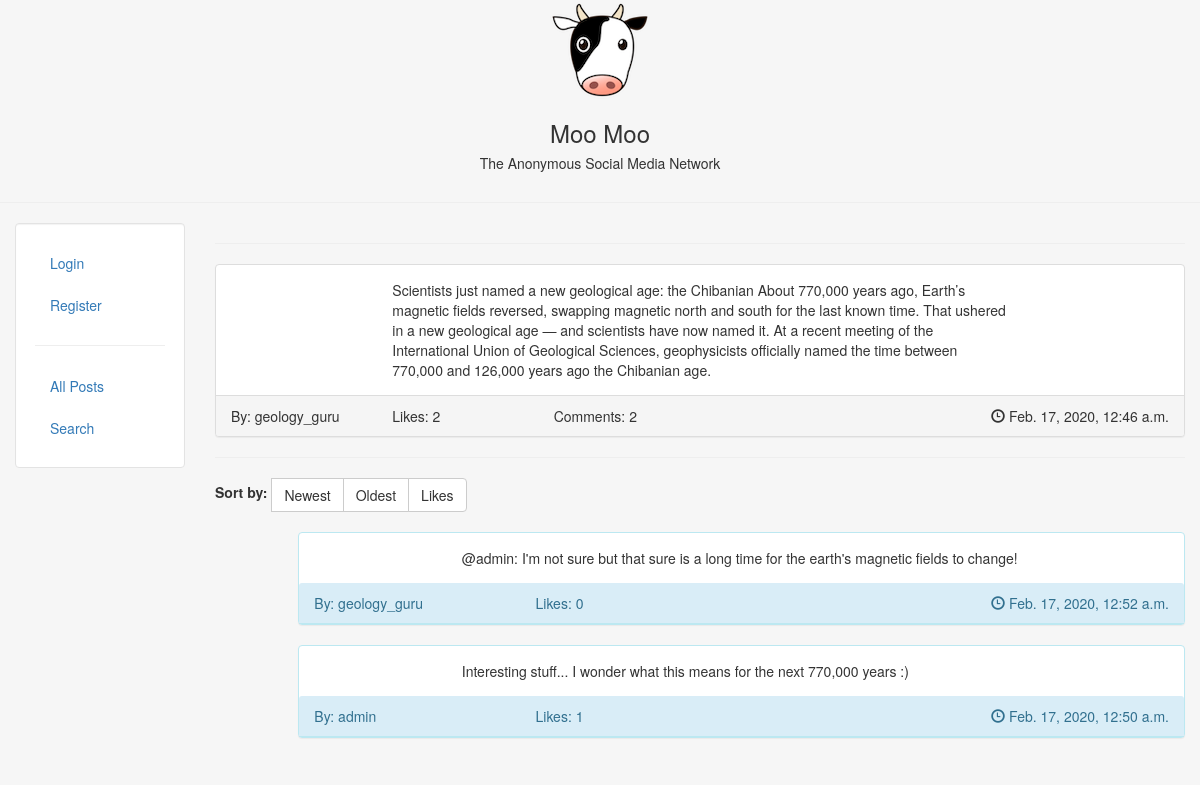
The app's page /49 with its own data.
### myapp/models.py (models this page shows, shortened)
class Post(models.Model):
    user = models.ForeignKey(User, on_delete=models.CASCADE)
    body = models.TextField(max_length=200, blank=False)
    date = models.DateTimeField(auto_now_add=True, blank=True)
    votes = models.IntegerField(default=0)
    comments = models.IntegerField(default=0)

class Comment(models.Model):
    post = models.ForeignKey(Post, on_delete=models.CASCADE, default=0)
    user = models.ForeignKey(User, on_delete=models.CASCADE)
    body = models.TextField(max_length=100, blank=False)
    date = models.DateTimeField(auto_now_add=True, blank=True)
    votes = models.IntegerField(default=0)

### myapp/views.py (the view, shortened to what this page needs)
# urls.py: url(r'^(?P<pk>\d+)$', views.post, name='post'),
def post(request, pk):
    post = Post.objects.get(pk=pk)
    form = CommentForm()
    sort = '-date'  # descending is default
    comments = Comment.objects.filter(post=post).order_by(sort)
    args = {'post': post, 'form': form, 'comments': comments}
    return render(request, 'post.html', args)

### myapp/templates/post.html (shortened to what this page needs)
{% extends "base.html" %}
{% block content %}
    <hr>
    <div class="panel panel-default">
        <div class="panel-body">
            <div class="row">
                <div class="col-md-2">
                </div>
                <div class="col-md-8">{{ post.body }}</div>
                <div class="col-md-2">
                </div>
            </div>
        </div>
        <div class="panel-footer">
            <div class="row">
                <div class="col-sm-2">
                    By: {{ post.user }}
                </div>
                <div class="col-sm-2">
                    Likes: {{ post.votes }}
                </div>
                <div class="col-sm-2">
                    Comments: {{ post.comments }}
                </div>
                <div class="col-sm-6 text-right">
                    <i class="glyphicon glyphicon-time"></i>
                    {{ post.date }}
                </div>
            </div>
        </div>
    </div>
    <hr>
    <form method="POST">
        <label>Sort by: </label>
        <div class="btn-group" role="group" aria-label="sort">
            <button class="btn btn-default" name="newest">Newest</button>
            <button class="btn btn-default" name="oldest">Oldest</button>
            <button class="btn btn-default" name="likes">Likes</button>
        </div>
    </form>
    <br>
    {% for comment in comments %}
        <div class="row">
            <div class="col-md-1"></div>
            <div class="col-md-11">
                <div class="panel panel-info">
                    <div class="panel-body">
                        <div class="row">
                            <div class="col-md-2">
                            </div>
                            <div class="col-md-8">
                                {{ comment.body }}
                            </div>
                            <div class="col-md-2">
                            </div>
                        </div>
                    </div>
                    <div class="panel-heading">
                        <div class="row">
                            <div class="col-md-3">
                                By: {{ comment.user }}
                            </div>
                            <div class="col-sm-3">
                                Likes: {{ comment.votes }}
                            </div>
                            <div class="col-sm-6 text-right">
                                <i class="glyphicon glyphicon-time"></i>
                                {{ comment.date }}
                            </div>
                        </div>
                    </div>
                </div>
            </div>
        </div>
    {% endfor %}
{% endblock %}

### records on screen
Post: body "Scientists just named a new geological age: the Chibanian About 770,000 years ago, Earth’s magnetic fields reversed, swapping magnetic north and south for the last known time. That ushered in a new geological age — and scientists have now named it. At a recent meeting of the International Union of Geological Sciences, geophysicists officially named the time between 770,000 and 126,000 years ago the Chibanian age.", user "geology_guru", votes "2", comments "2", date "Feb. 17, 2020, 12:46 a.m."
Comment: body "@admin: I'm not sure but that sure is a long time for the earth's magnetic fields to change!", user "geology_guru", votes "0", date "Feb. 17, 2020, 12:52 a.m."
Comment: body "Interesting stuff... I wonder what this means for the next 770,000 years :)", user "admin", votes "1", date "Feb. 17, 2020, 12:50 a.m."
